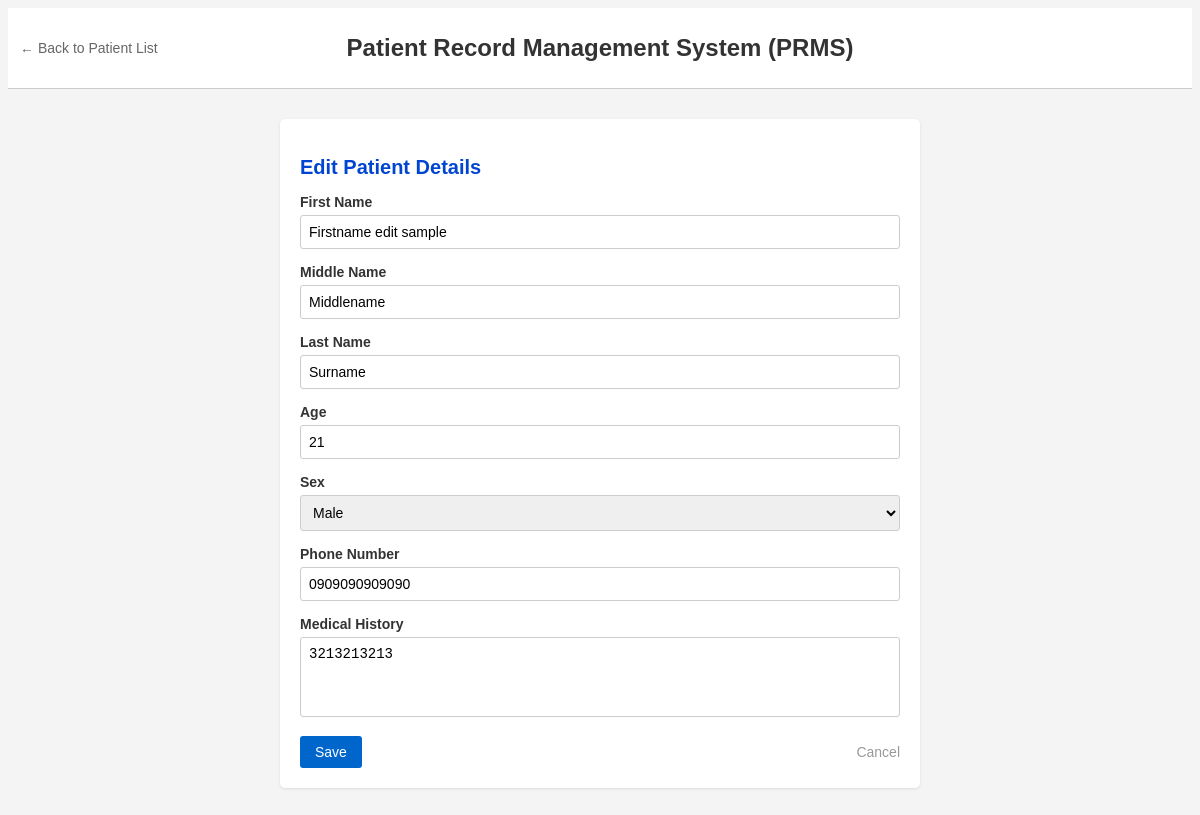
/patients/edit/40/, run on the app's committed database.
### doctor/models.py (models this page shows, shortened)
class Patient(models.Model):
    SEX_CHOICES = [
        ('', 'Select Sex'),  # This will show as the default option
        ('Male', 'Male'),
        ('Female', 'Female'),
    ]
    doctor = models.ForeignKey(Doctor, on_delete=models.CASCADE, related_name='patients')
    first_name = models.CharField(max_length=50)
    middle_name = models.CharField(max_length=50)
    last_name = models.CharField(max_length=50)
    age = models.IntegerField()
    sex = models.CharField(max_length=6, choices=SEX_CHOICES, blank=False)
    phone_number = models.CharField(max_length=255, blank=True, default="Not provided")
    medical_history = models.TextField()
    created_at = models.DateTimeField(default=timezone.now)

### doctor/views.py (the view, shortened to what this page needs)
# urls.py: path('patients/edit/<int:patient_id>/', views.edit_patient_view, name='edit_patient'),
def edit_patient_view(request, patient_id):
    patient = get_object_or_404(Patient, id=patient_id)
    return render(request, 'edit_patient.html', {'patient': patient})

### doctor/templates/edit_patient.html (shortened to what this page needs)
{% load static %}
<!DOCTYPE html>
<html lang="en">
<head>
    <link rel="stylesheet" href="{% static 'patient_edit_delete.css' %}">
</head>
<body>
    <header class="prms-header">
        <a href="{% url 'patients' %}" class="back-button">← Back to Patient List</a>
        <h1 class="prms-title" onclick="window.location.href='http://127.0.0.1:8000/home/';">Patient Record Management System (PRMS)</h1>
    </header>
    <div class="main-container">
        <section class="form-section">
            <h2 class="section-title">Edit Patient Details</h2>
            <form method="post" class="simple-form">
                <div class="form-group">
                    <label for="first_name">First Name</label>
                    <input type="text" id="first_name" name="first_name" value="{{ patient.first_name }}" required>
                </div>
                <div class="form-group">
                    <label for="middle_name">Middle Name</label>
                    <input type="text" id="middle_name" name="middle_name" value="{{ patient.middle_name }}">
                </div>
                <div class="form-group">
                    <label for="last_name">Last Name</label>
                    <input type="text" id="last_name" name="last_name" value="{{ patient.last_name }}" required>
                </div>
                <div class="form-group">
                    <label for="age">Age</label>
                    <input type="number" id="age" name="age" value="{{ patient.age }}" required>
                </div>
                <div class="form-group">
                    <label for="sex">Sex</label>
                    <select id="sex" name="sex" required>
                        <option value="Male" {% if patient.sex == "Male" %}selected{% endif %}>Male</option>
                    </select>
                </div>
                <div class="form-group">
                    <label for="phone_number">Phone Number</label>
                    <input type="text" id="phone_number" name="phone_number" value="{{ patient.phone_number }}" required>
                </div>
                <div class="form-group">
                    <label for="medical_history">Medical History</label>
                    <textarea id="medical_history" name="medical_history" required>{{ patient.medical_history }}</textarea>
                </div>
                <div class="form-actions">
                    <button type="submit" class="button save-button">Save</button>
                    <a href="{% url 'patients' %}" class="cancel-link">Cancel</a>
                </div>
            </form>
        </section>
    </div>
</body>
</html>

### doctor/static/patient_edit_delete.css (style rules this page uses)
body { font-family: Arial, sans-serif; background-color: #f4f4f4; }
.prms-header { display: flex; justify-content: center; align-items: center; padding: 10px 20px; background-color: #fff; border-bottom: 1px solid #ccc; }
.prms-title { font-size: 24px; color: #333; }
.back-button { position: absolute; left: 20px; font-size: 14px; color: #666; text-decoration: none; }
.main-container { max-width: 600px; margin: 30px auto; background: #fff; padding: 20px; border-radius: 5px; box-shadow: 0 1px 3px rgba(0, 0, 0, 0.1); }
.section-title { font-size: 20px; color: #0045d1; margin-bottom: 15px; }
.simple-form .form-group { margin-bottom: 15px; }
label { font-size: 14px; font-weight: bold; display: block; margin-bottom: 5px; color: #333; }
input, select, textarea { width: 100%; padding: 8px; font-size: 14px; border: 1px solid #ccc; border-radius: 3px; box-sizing: border-box; }
textarea { resize: none; height: 80px; }
.form-actions { display: flex; justify-content: space-between; align-items: center; margin-top: 15px; }
.save-button { background-color: #0066cc; color: white; border: none; padding: 8px 15px; border-radius: 3px; font-size: 14px; cursor: pointer; }
.cancel-link { font-size: 14px; color: #999; text-decoration: none; }

### data on the page
Patient: first_name "Firstname edit sample", middle_name "Middlename", last_name "Surname", age "21", sex "Male", phone_number "0909090909090", medical_history "3213213213"
